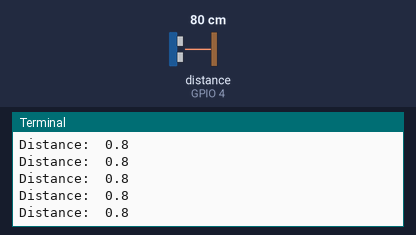
Simulated run of this program. Board: Raspberry Pi (BCM pin numbers) with an Explorer HAT. Parts: the last lines printed to the terminal. Inputs (shaded band) come from the test bench; at power-on: distance to the obstacle (sensor on GPIO 4) 80 cm. The echo pulse lasts 58.3 µs per cm.

Above: at 1.2 s.
1.3 s: distance to the obstacle (sensor on GPIO 4) set to 2 cm
At 2.3 s:
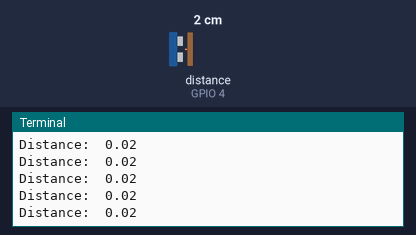
2.8 s: distance to the obstacle (sensor on GPIO 4) set to 4 cm
At 3.3 s:
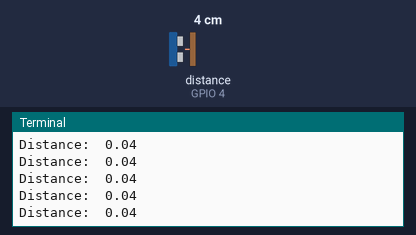
Timing chart, 0 to 5.8 s (numbered marks = the images above; inputs shaded):
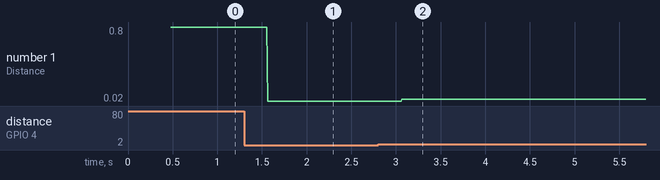

The program:

sensor.py
```python
import explorerhat
from gpiozero.pins.pigpio import PiGPIOFactory
import time

factory = PiGPIOFactory(host='raspberrypi.local')


import gpiozero
from gpiozero import DistanceSensor

echo_pin = 4
trig_pin = 18
sensor = DistanceSensor(echo=echo_pin, trigger=trig_pin, max_distance=4,pin_factory=factory)

while True:
    print('Distance: ',sensor.distance)
    #print('Hello')
    time.sleep(0.01)
```

Measured:
- after the input at 1.3 s, the terminal: prints a new line after 0.26 s (image 1)
- after the input at 2.8 s, the terminal: prints a new line after 0.27 s (image 2)
- plotted number 1: 0.8 → 0.02 after the input at 1.3 s, 0.02 → 0.04 after the input at 2.8 s
